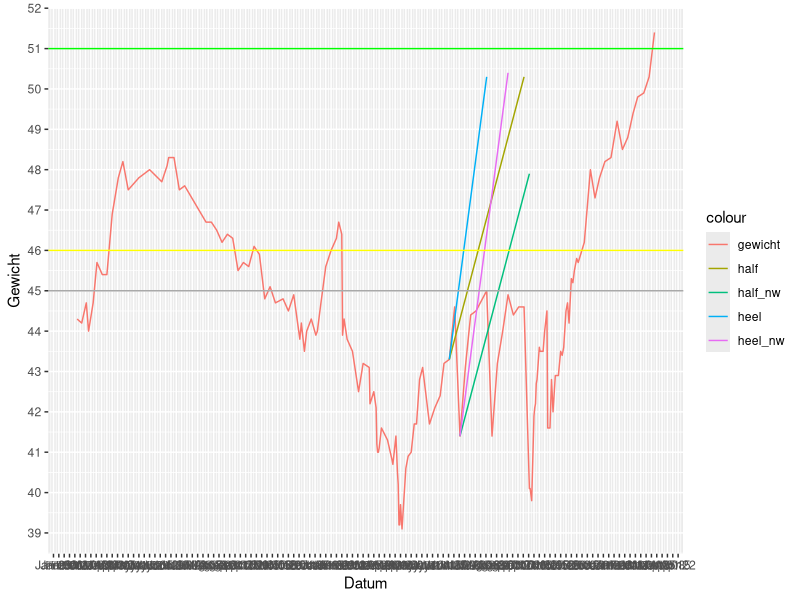

Generate this figure with R:
library("ggplot2")

belle <- read.csv("belle.csv")

belle$Datum <- as.Date(belle$Datum, "%m/%d/%Y")

g <- ggplot(belle, aes(Datum)) + 
    geom_line(aes(y = Gewicht , colour = "gewicht")) + 
    geom_line(aes(y = half, colour = "half")) +
    geom_line(aes(y = heel, colour = "heel")) + 
    geom_line(aes(y = half_nw, colour = "half_nw")) +
    geom_line(aes(y = heel_nw, colour = "heel_nw")) + 
    geom_hline(yintercept = 51, colour = "green") + 
    geom_hline(yintercept = 46, colour = "yellow") + 
    geom_hline(yintercept = 45, colour = "dark grey") + 
    scale_x_date(date_breaks = "1 week", date_labels = "%b %d") +
    scale_y_continuous(breaks=c(39,40,41,42,43,44,45,46,47,48,49,50,51,52))

print(g)

dev.copy(png, file = "belle.png", width=3600, height=600)  ## Copy my plot to a PNG file

dev.off()
